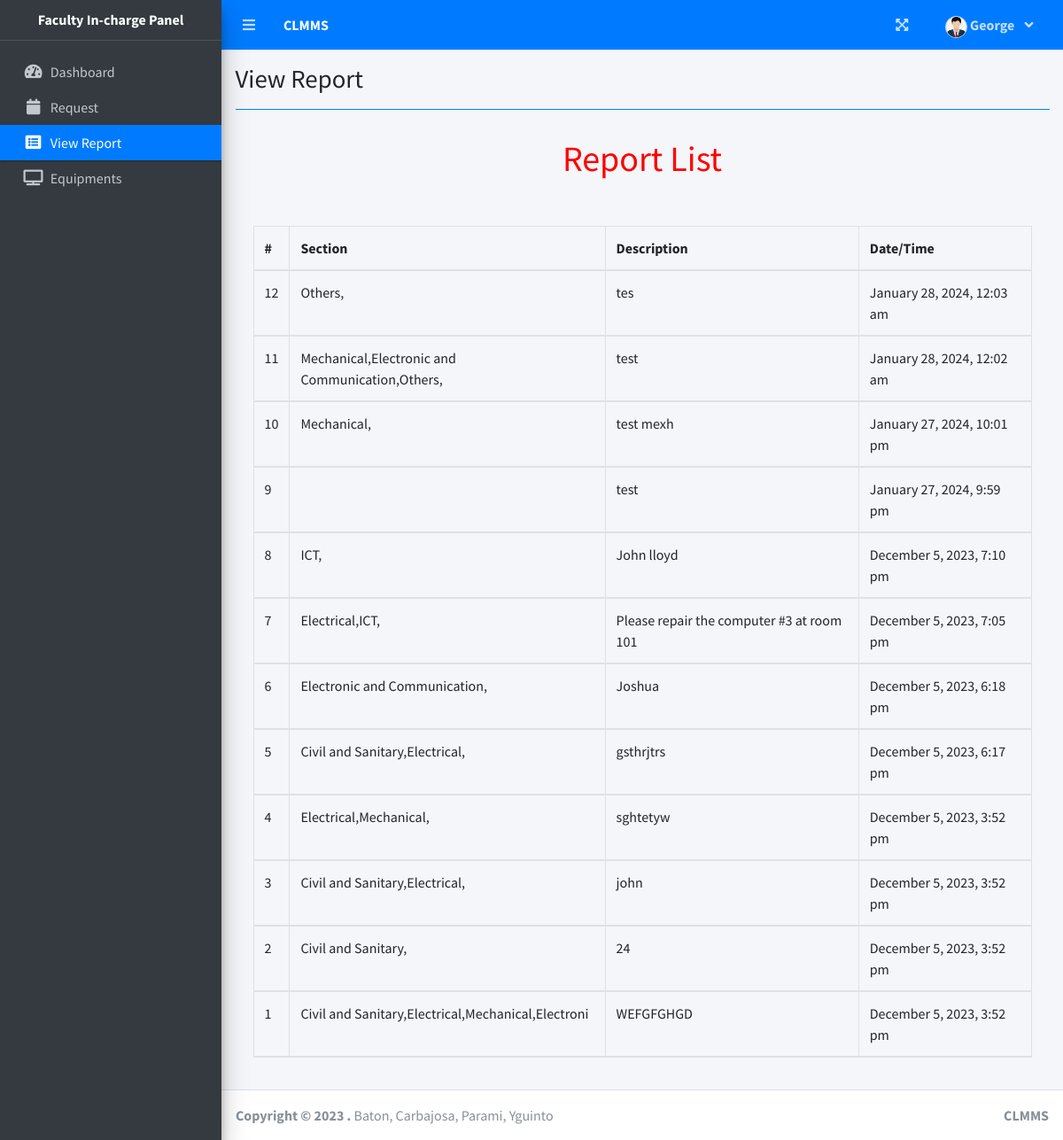
Screenshot of /index.php?page=view_report (signed in) with the database file from the repository.
### tables this page shows
CREATE TABLE `tb_data` (
  `id` int(11) NOT NULL,
  `description` varchar(50) NOT NULL,
  `languages` varchar(50) NOT NULL,
  `date` datetime NOT NULL DEFAULT current_timestamp()
);

### faculty/view_report.php (the view)
<?php
require_once('db_connect.php');
$query = "SELECT * from tb_data ORDER BY id DESC";
$result = mysqli_query($conn,$query);
?>
<!DOCTYPE html>
<html lang="en">
<head>
</head>
<body>
    <h1 align="center" style="color:red;">Report List</h1>
    <br>
    <div class="card-body">
        <div class="table-responsive">
        <table class="table table-bordered">
  <thead>
    <tr>
      <th scope="col">#</th>
      <th scope="col">Section</th>
      <th scope="col">Description</th>
      <th scope="col">Date/Time</th>
    </tr>
    <tr>
    <?php
      while($row = mysqli_fetch_assoc($result))
      {
    ?>
     <td><?= $row['id']; ?></td>
     <td><?= $row['languages']; ?></td>
     <td><?= $row['description']; ?></td>
     <td><?= date('F j, Y, g:i a',strtotime($row['date'])); ?></td>
    </tr>
    <?php
      }
    ?>
  </thead>
</table>
</body>
</html>

### rows the page displays
tb_data: id "12", languages "Others,", description "tes", date "January 28, 2024, 12:03 am"
tb_data: id "11", languages "Mechanical,Electronic and Communication,Others,", description "test", date "January 28, 2024, 12:02 am"
tb_data: id "10", languages "Mechanical,", description "test mexh", date "January 27, 2024, 10:01 pm"
tb_data: id "9", description "test", date "January 27, 2024, 9:59 pm"
tb_data: id "8", languages "ICT,", description "John lloyd", date "December 5, 2023, 7:10 pm"
tb_data: id "7", languages "Electrical,ICT,", description "Please repair the computer #3 at room 101", date "December 5, 2023, 7:05 pm"
tb_data: id "6", languages "Electronic and Communication,", description "Joshua", date "December 5, 2023, 6:18 pm"
tb_data: id "5", languages "Civil and Sanitary,Electrical,", description "gsthrjtrs", date "December 5, 2023, 6:17 pm"
tb_data: id "4", languages "Electrical,Mechanical,", description "sghtetyw", date "December 5, 2023, 3:52 pm"
tb_data: id "3", languages "Civil and Sanitary,Electrical,", description "john", date "December 5, 2023, 3:52 pm"
tb_data: id "2", languages "Civil and Sanitary,", description "24", date "December 5, 2023, 3:52 pm"
tb_data: id "1", languages "Civil and Sanitary,Electrical,Mechanical,Electroni", description "WEFGFGHGD", date "December 5, 2023, 3:52 pm"

### other values shown
$_SESSION['system']['name'] "CLMMS"
$_SESSION['login_firstname'] "George"
$title "View Report"
